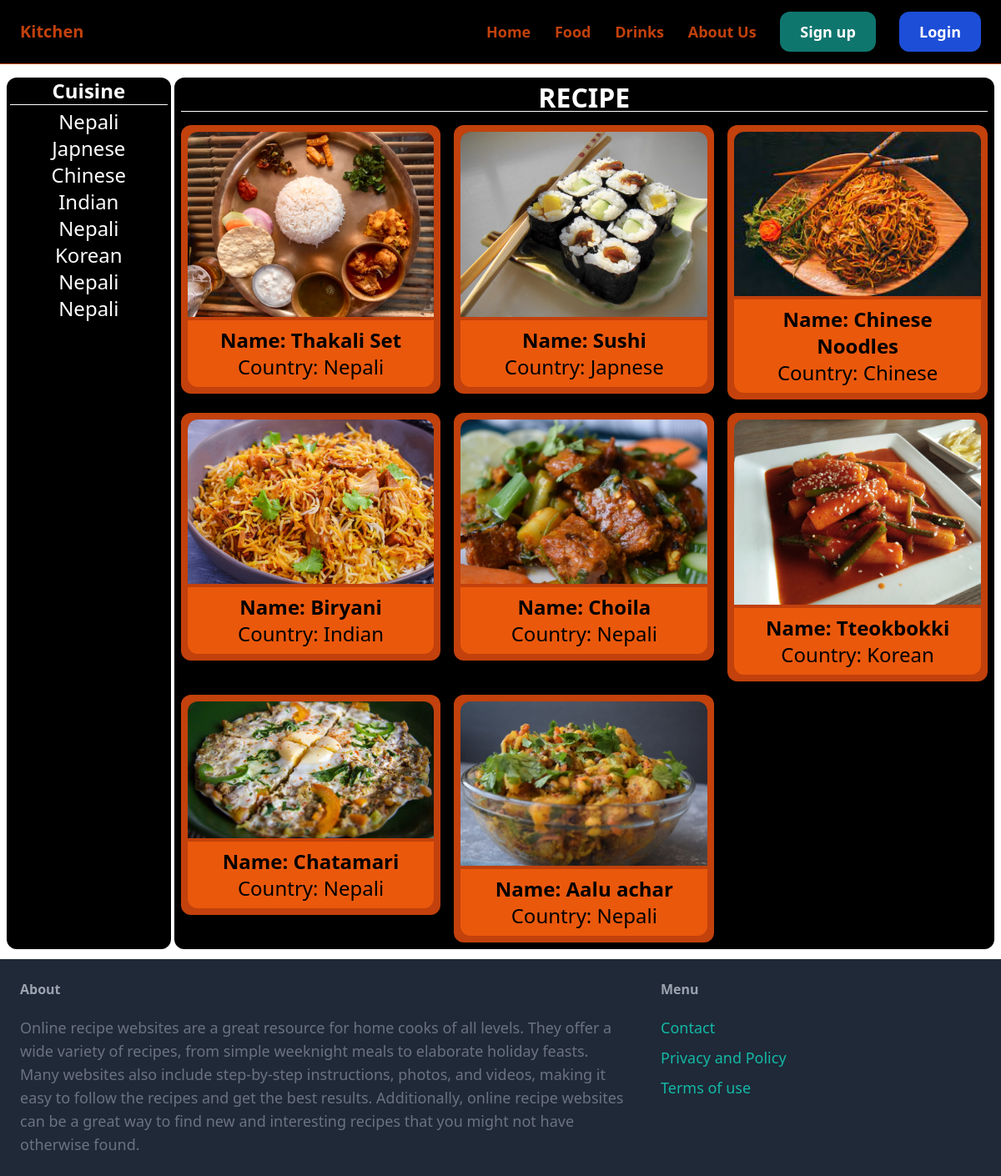
The page / on the database its author committed.
### item/models.py (models this page shows, shortened)
class Item(models.Model):
    category = models.ForeignKey(Category, related_name='items', on_delete=models.CASCADE)
    name = models.CharField(max_length=255)
    description = models.TextField(blank=True, null = True)
    image = models.ImageField(upload_to='item_images', blank=True, null=True)
    created_by = models.ForeignKey(User,related_name='item', on_delete=models.CASCADE)
    created_at = models.DateTimeField(auto_now_add=True)
    ingredient = models.TextField(blank=True, null = True)
    process = models.TextField(blank=True, null = True)

class Category(models.Model):
    name = models.CharField(max_length=255)
    class Meta:
        ordering = ('name',)
        verbose_name_plural = 'Categories'
    def __str__ (self):
        return self.name

### main/views.py (the view)
# urls.py: path('', views.index, name='index'),
def index(request):
    items = Item.objects.all()
    categories = Category.objects.all()
    return render (request, 'main/index.html',{
        'cateories' : categories,
        'items' : items,
    })

### main/templates/main/index.html (shortened to what this page needs)
{% extends 'main/base.html' %}
{% block content %}
    <div class="mt-1 bg-black-700 flex ">
        <div class="bg-black text-center text-2xl w-1/6 rounded-xl">
            <h2 class="ml-1 mr-1 mb-1 border-b  border-white text-white "> <strong> Cuisine </strong> </h2>
            <div class="">
                {% for item in items %}
                    <div>
                        <a href="#">
                            <div class=" bg-black">
                                <p class="text-semibold text-white" > {{ item.category }} </p>
                            </div>
                        </a>
                    </div>
                {% endfor %}
            </div>
        </div>
        <div class="ml-1 p-2 bg-black text-center text-2xl w-5/6 rounded-xl ">
            <h2 class="border-b  border-white text-white mb-1 "><strong>
                <div class="animated-word">
                    <div class="letter">R</div>
                    <div class="letter">E</div>
                    <div class="letter">C</div>
                    <div class="letter">I</div>
                    <div class="letter">P</div>
                    <div class="letter">E</div>
                </div>
            </strong></h2>
            <div class="grid grid-cols-3 gap-4 mt-4">
                {% for item in items %}
                <div class='magnify'>
                    <div class="bg-orange-700 p-2 rounded-xl">
                        <a href="{% url 'item:detail' item.id %}">
                            <div class="mb-1">
                                <img src="{{ item.image.url }}" class="rounded-t-xl" style="width:100%">
                            </div>
                            <div class="p-2 bg-orange-600 rounded-b-xl " style="width:100% hover:width:120%">
                                <h4 class="text-semibold text-2xl"><strong>Name: {{ item.name }} </strong> </h4>
                                <p class="text-semibold text-2xl"> Country: {{ item.category }} </p>
                            </div>
                        </a>
                    </div>
                </div>
                {% endfor %}
            </div>
        </div>
    </div>
{% endblock %}

### main/templates/main/base.html (shortened to what this page needs)
<doctype html>
    <html>
        <head>
            <script src="https://cdn.tailwindcss.com"></script>
        </head>
        <body>
            <nav class="py-6 px-6 flex justify-between item-center border-b border-orange-700 bg-black">
                <a href="/" class="text-xl font-semibold text-orange-700"> Kitchen </a>
                <div class="space-x-6">
                    <a href="/" class="text-lg font-semibold text-orange-700 hover:text-orange-500"> Home </a>
                    <a href="#" class="text-lg font-semibold text-orange-700 hover:text-orange-500"> Food </a>
                    <a href="#" class="text-lg font-semibold text-orange-700 hover:text-orange-500"> Drinks </a>
                    <a href="#" class="text-lg font-semibold text-orange-700 hover:text-orange-500"> About Us </a>
                    {% if request.user.is_authenticated %}
                    <a href="{% url 'item:new' %}" class="px-6 py-3 text-lg font-semibold bg-teal-700 text-white rounded-xl hover:bg-teal-500">Create</a>
                    <a href="#" class="px-6 py-3 text-lg font-semibold bg-blue-700 text-white rounded-xl hover:bg-blue-500">Profile</a>
                    {% else %}
                        <a href="{% url 'main:signup' %}" class="px-6 py-3 text-lg font-semibold bg-teal-700 text-white rounded-xl hover:bg-teal-500">Sign up</a>
                        <a href="{% url 'main:login' %}" class="px-6 py-3 text-lg font-semibold bg-blue-700 text-white rounded-xl hover:bg-blue-500">Login</a>
                    {% endif %}
                </div>
            </nav>
            <div class="px-2 py-3">
                {% block content %}
                {% endblock %}
            </div>
            <footer class="py-6 px-6 flex justify-between bg-gray-800">
                <div class="w-2/3 pr-10">
                    <h3 class="mb-5 font-semibold text-gray-400"> About</h3>
                    <p class="text-lg text-gray-500"> Online recipe websites are a great resource for home cooks of all levels.
                    They offer a wide variety of recipes, from simple weeknight meals to elaborate holiday feasts.
                    Many websites also include step-by-step instructions, photos, and videos, making it easy to follow the recipes and get the best results.
                    Additionally, online recipe websites can be a great way to find new and interesting recipes that you might not have otherwise found.
                    </p>
                </div>
                <div class="w-1/3">
                    <h3 class="mb-5 font-semibold text-gray-400 hover:text-teal-400"> Menu</h3>
                    <ul class="space-y-2">
                        <li> <a href="{% url 'main:contact' %}" class="text-lg text-teal-500 hover:text-teal-700"> Contact </a> </li>
                        <li> <a href="#" class="text-lg text-teal-500 hover:text-teal-700"> Privacy and Policy </a> </li>
                        <li> <a href="#" class="text-lg text-teal-500 hover:text-teal-700"> Terms of use </a> </li>
                    </ul>
                </div>
            </footer>
        </body>
    </html>

### main/templates/main/base.html (style rules this page uses)
.animated-word { display:flex; align-items: center; justify-content: center; }
.letter { transition: 0.5s; transform: translatex(0); cursor: pointer; color: white; font-size: 2rem; font: bold; }

### rows shown on the page
Item: category "Nepali", image (picture), name "Thakali Set"
Item: category "Japnese", image (picture), name "Sushi"
Item: category "Chinese", image (picture), name "Chinese Noodles"
Item: category "Indian", image (picture), name "Biryani"
Item: category "Nepali", image (picture), name "Choila"
Item: category "Korean", image (picture), name "Tteokbokki"
Item: category "Nepali", image (picture), name "Chatamari"
Item: category "Nepali", image (picture), name "Aalu achar"
